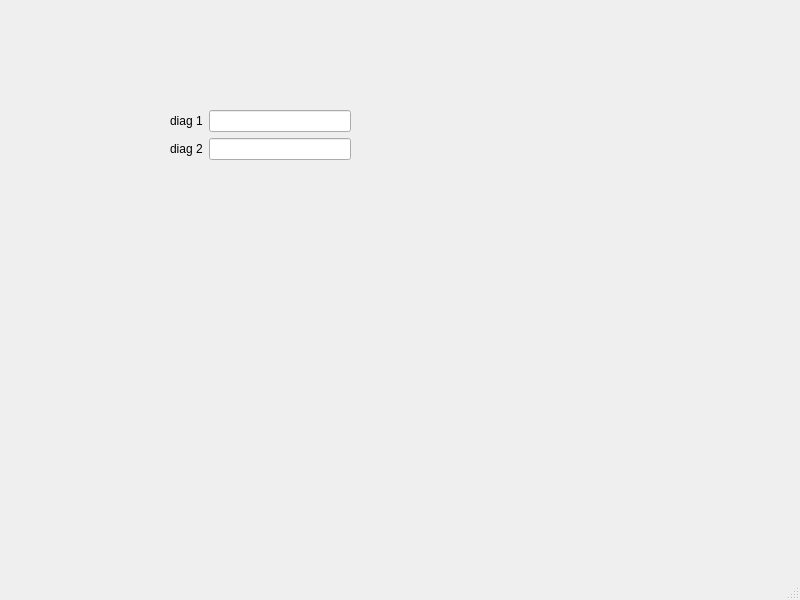
<?xml version="1.0" encoding="UTF-8"?>
<ui version="4.0">
 <class>MainWindow</class>
 <widget class="QMainWindow" name="MainWindow">
  <property name="geometry">
   <rect>
    <x>0</x>
    <y>0</y>
    <width>800</width>
    <height>600</height>
   </rect>
  </property>
  <property name="windowTitle">
   <string>MainWindow</string>
  </property>
  <widget class="QWidget" name="centralwidget">
   <widget class="QWidget" name="formLayoutWidget">
    <property name="geometry">
     <rect>
      <x>170</x>
      <y>110</y>
      <width>181</width>
      <height>106</height>
     </rect>
    </property>
    <layout class="QFormLayout" name="formLayout">
     <item row="1" column="0">
      <widget class="QLabel" name="label">
       <property name="text">
        <string>diag 1</string>
       </property>
      </widget>
     </item>
     <item row="1" column="1">
      <widget class="QLineEdit" name="rad1_lineEdit"/>
     </item>
     <item row="2" column="1">
      <widget class="QLineEdit" name="rad2_lineEdit"/>
     </item>
     <item row="2" column="0">
      <widget class="QLabel" name="label_2">
       <property name="text">
        <string>diag 2</string>
       </property>
      </widget>
     </item>
     <item row="4" column="0">
      <widget class="QLabel" name="isCrossLabel">
       <property name="text">
        <string/>
       </property>
      </widget>
     </item>
    </layout>
   </widget>
  </widget>
  <widget class="QMenuBar" name="menubar">
   <property name="geometry">
    <rect>
     <x>0</x>
     <y>0</y>
     <width>800</width>
     <height>21</height>
    </rect>
   </property>
  </widget>
  <widget class="QStatusBar" name="statusbar"/>
 </widget>
 <resources/>
 <connections/>
</ui>
